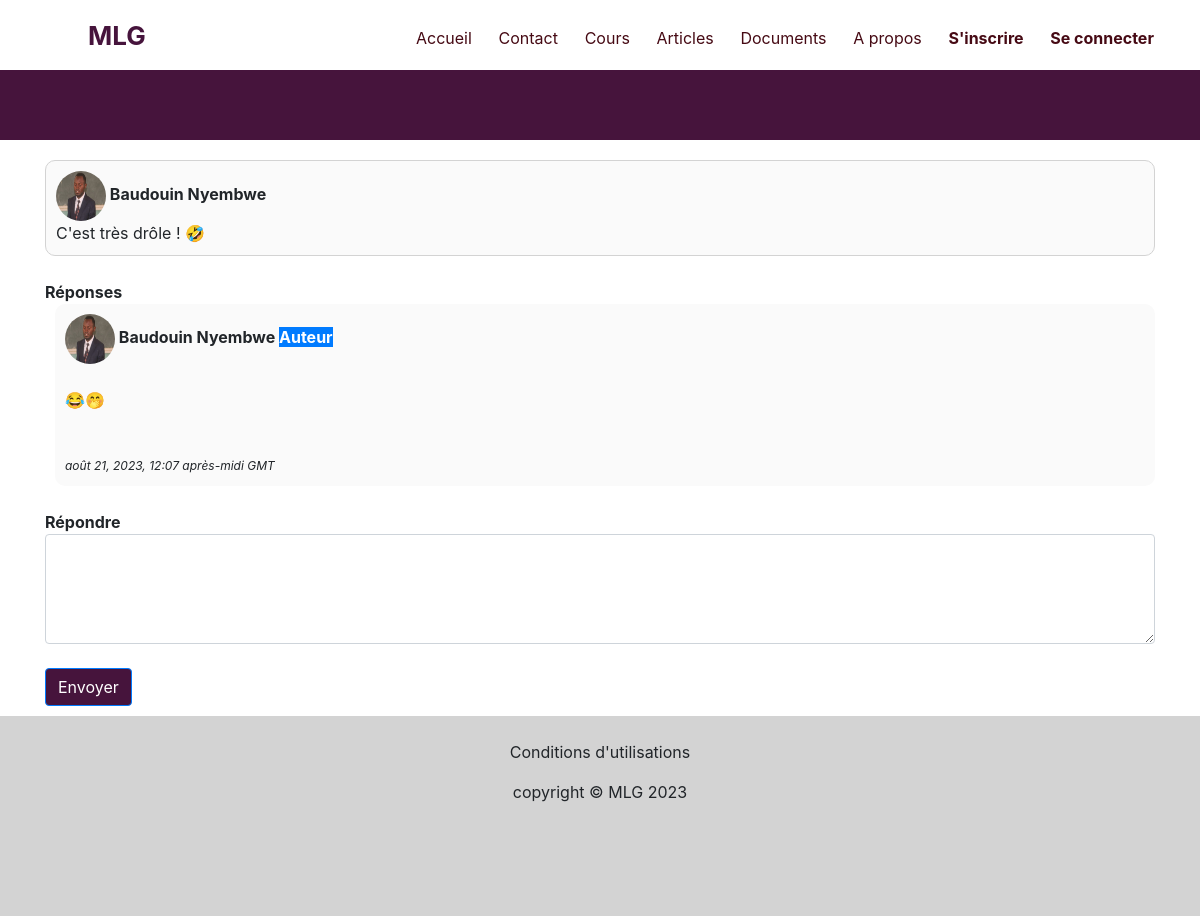
The page /articles/comment/replies/24x1xlx1692617083.4884813 on the database its author committed.
### articles/models.py (models this page shows, shortened)
class Comment(models.Model):
    writer = models.ForeignKey(User, on_delete=models.CASCADE, null=False)
    comment_content = models.TextField(blank=True, verbose_name='Commentaire')
    commented_article = models.ForeignKey(Article, on_delete=models.CASCADE, null=True)
    post_date = models.DateTimeField(auto_now_add=True, null=True)
    parent = models.ForeignKey('self', on_delete=models.CASCADE, blank=True, null=True)
    token = models.CharField(max_length=500)

### learning/models.py (models this page shows)
class Inscrit(AbstractUser):
  photo = models.ImageField(upload_to = 'photos', default = 'photos/default.jpg', null = True)
  pass

### articles/views.py (the view)
# urls.py: path('articles/comment/replies/<str:token>', views.comment_replies_view, name='comment-replies') ,
def comment_replies_view(request, token):
  try:
    comment = Comment.objects.get(token = token)
  except:
    return redirect('/articles/')
  replies = Comment.objects.filter(parent=comment).order_by('-post_date')
  return render(request, 'articles/replies.html', {'replies':replies, 'comment':comment})

### articles/templates/articles/replies.html (shortened to what this page needs)
{% extends 'base_template.html'%}
{% block content %}
<section class="container">
    <div class="replies-div">
        <div class="comment-div">
            <a href="#!">
            <b>
              <img class="user-image" src="{{comment.writer.photo.url }}" />
              <span>{{comment.writer.first_name}} {{comment.writer.last_name}}
              </span>
            </b>
            </a>
            <br>
            {{comment.comment_content}}
        </div>
         <br>
        <b>Réponses</b><br>
        {% if replies %}
        {% for reply in replies %}
        {%if reply.writer.id == comment.commented_article.author.id %}
        <div class="reply">
            <a href="#!">
            <b>
                <img class="user-image" src="{{ reply.writer.photo.url }}" />
                <span class="replier-first_name">
                    {{reply.writer.first_name}} {{ reply.writer.last_name }}
                 <span class="badge-primary"> Auteur</span></span>
            </b>
            </a>
            <br><br>
            {% autoescape off %}
            <p>
               {{reply.comment_content}}
            </p>
            <br>
            <span class="date">{{reply.post_date}} GMT</span>
            {% endautoescape %}
        </div><br>
        {% endif %}
        {% endfor %}
       {% else %}
        Aucune réponse!
        {% endif %}
        <div class="replyform">
            <b>Répondre</b>
            <form id="relyform" action="{% url 'replying' %}" method="POST">
                <div>
                    <textarea id="reply-textarea" cols="20" class="form-control" rows="4" name="reply_content" required ></textarea>
                    <br>
                    <button class="btn btn-primary" type="submit">Envoyer</button>
                </div>
            </form>
        </div>
    </div>
</section>
{% endblock %}

### learning/static/learning/main.css (style rules this page uses)
body { margin: 0px; }
a { color: inherit; }
.btn-primary { background-color: rgb(70, 20, 60); }
section { margin-bottom: 10px; min-height: 400px; }
.user-image { width: 50px; height: 50px; border-radius: 50%; }
@media screen and (min-width: 900px) { section { margin-left: 40px; } }

### articles/static/articles/styles.css (style rules this page uses)
.date { font-style:italic; font-size:12px; font-weight:200px; }
.comment-div { background: rgb(250, 250, 250); border:1px solid lightgray; border-radius:10px; padding: 10px; }
.replies-div .reply { margin-left:10px; border-radius:10px; padding:10px; background-color:rgb(250, 250, 250); }

### rows shown on the page
Comment: writer.photo (picture), writer.first_name "Baudouin", writer.last_name "Nyembwe", comment_content "C'est très drôle ! 🤣"
Comment: writer.photo (picture), writer.first_name "Baudouin", writer.last_name "Nyembwe", comment_content "😂🤭", post_date "août 21, 2023, 12:07 après-midi"
